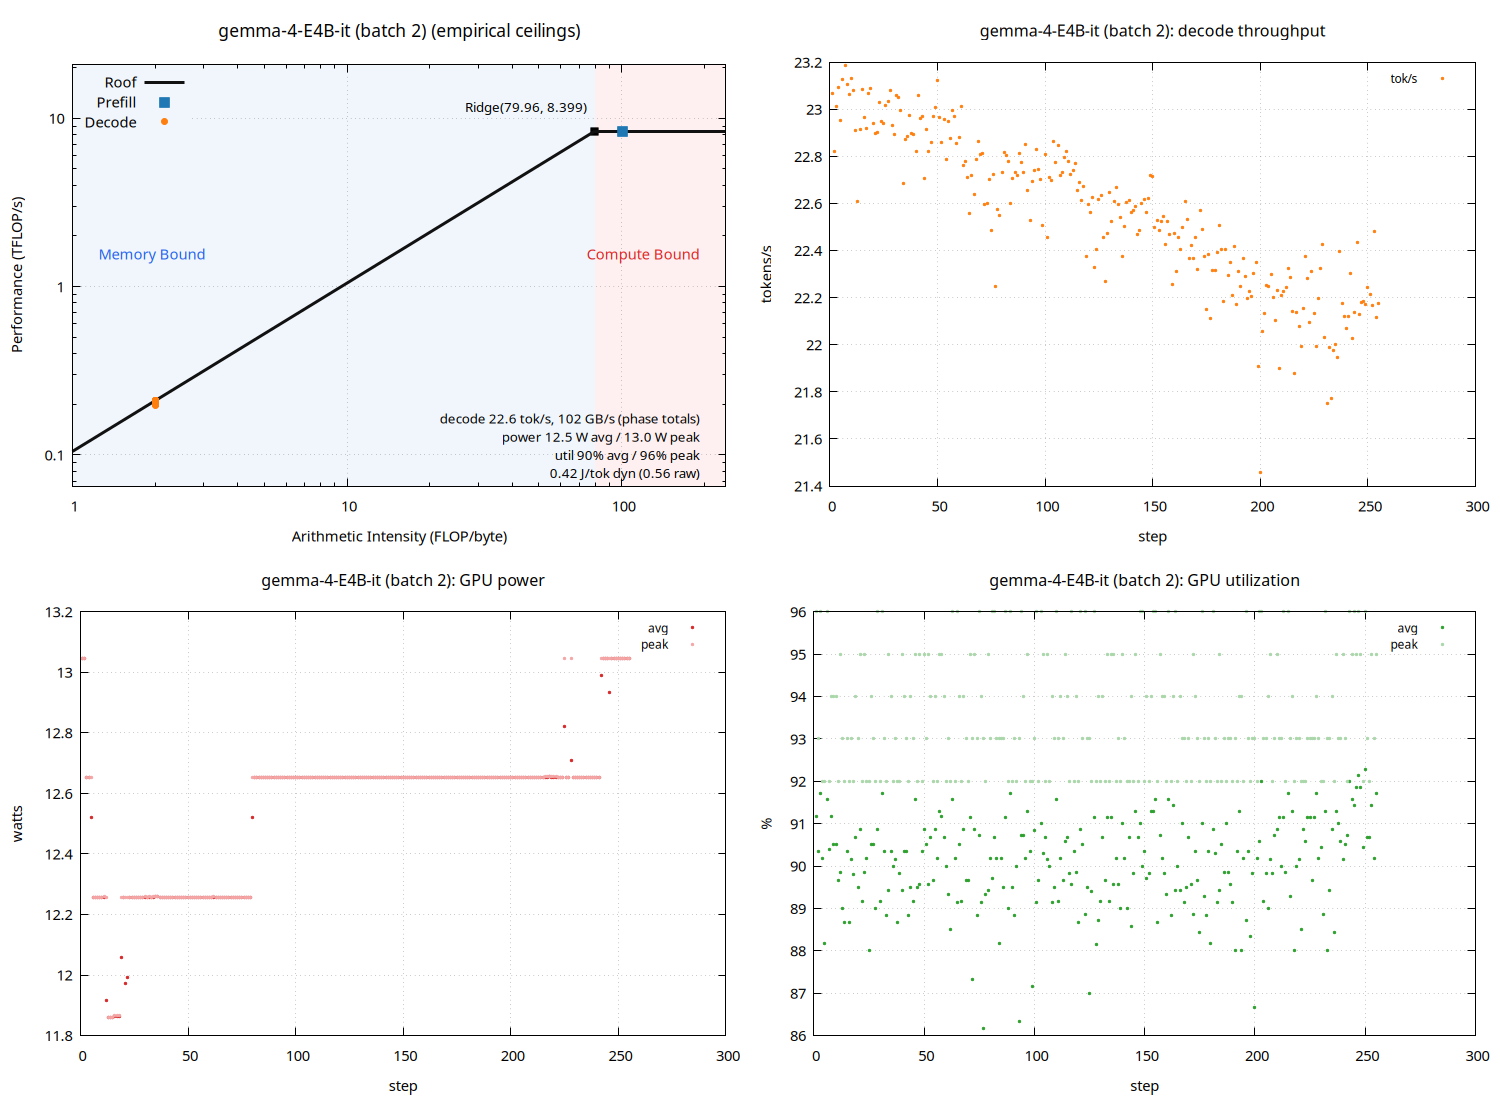

Source code (gnuplot):
set terminal pngcairo size 1500,1100 enhanced font 'Sans,11'
set output 'sweep_thor_tf/gemma_b002_roofline.png'
set datafile separator "\t"
set datafile missing 'NaN'
set multiplot layout 2,2
unset label
unset object
unset arrow
set title "gemma-4-E4B-it (batch 2) (empirical ceilings)" font ',13'
set xlabel "Arithmetic Intensity (FLOP/byte)"
set ylabel "Performance (TFLOP/s)"
set logscale xy
set xrange [1:239.881]
set yrange [0.0653688:20.9983]
set grid xtics ytics
set key top left
set object 1 rectangle from graph 0, graph 0 to first 79.9604, graph 1 \
    fillcolor rgb '#dce9f7' fillstyle solid 0.45 noborder behind
set object 2 rectangle from first 79.9604, graph 0 to graph 1, graph 1 \
    fillcolor rgb '#fbdcdc' fillstyle solid 0.45 noborder behind
set label 1 "Memory Bound" at graph 0.04, graph 0.55 left \
    textcolor rgb '#2563eb' font ',11'
set label 2 "Compute Bound" at graph 0.96, graph 0.55 right \
    textcolor rgb '#dc2626' font ',11'
set label 3 "Ridge(79.96, 8.399)" \
    at first 79.9604, first 8.39931 right \
    point pointtype 5 pointsize 1.2 \
    offset character -1.5, character 1 font ',10'
set label 4 "decode 22.6 tok/s, 102 GB/s (phase totals)\npower 12.5 W avg / 13.0 W peak\nutil 90% avg / 96% peak\n0.42 J/tok dyn (0.56 raw)" at graph 0.96, graph 0.16 right font ',10'
peak_t = 8.39931
peak_b = 105.043
roof(x) = (x * peak_b / 1000.0 < peak_t) ? x * peak_b / 1000.0 : peak_t
plot roof(x) with lines linewidth 3 linecolor rgb '#111111' title 'Roof', \
     'sweep_thor_tf/gemma_b002_roofline.dat' using 3:(strcol(2) eq 'prefill' ? $4 : 1/0) with points \
         pointtype 5 pointsize 1.6 linecolor rgb '#1f77b4' title 'Prefill', \
     'sweep_thor_tf/gemma_b002_roofline.dat' using 3:(strcol(2) eq 'decode' ? $4 : 1/0) with points \
         pointtype 7 pointsize 1.0 linecolor rgb '#ff7f0e' title 'Decode'

unset label
unset object
unset arrow
unset logscale
set xrange [*:*]
set yrange [*:*]
set title "gemma-4-E4B-it (batch 2): decode throughput" font ',12'
set xlabel "step"
set ylabel "tokens/s"
set grid xtics ytics
set key top right font ',9'
plot 'sweep_thor_tf/gemma_b002_roofline.dat' using 1:(strcol(2) eq 'decode' ? $5 : 1/0) with points pointtype 7 pointsize 0.4 linecolor rgb '#ff7f0e' title 'tok/s'

unset label
unset object
unset arrow
unset logscale
set xrange [*:*]
set yrange [*:*]
set title "gemma-4-E4B-it (batch 2): GPU power" font ',12'
set xlabel "step"
set ylabel "watts"
set grid xtics ytics
set key top right font ',9'
plot 'sweep_thor_tf/gemma_b002_roofline.dat' using 1:(strcol(2) eq 'decode' ? $6 : 1/0) with points pointtype 7 pointsize 0.4 linecolor rgb '#d62728' title 'avg', \
     'sweep_thor_tf/gemma_b002_roofline.dat' using 1:(strcol(2) eq 'decode' ? $8 : 1/0) with points pointtype 7 pointsize 0.4 linecolor rgb '#f4a6a6' title 'peak'

unset label
unset object
unset arrow
unset logscale
set xrange [*:*]
set yrange [*:*]
set title "gemma-4-E4B-it (batch 2): GPU utilization" font ',12'
set xlabel "step"
set ylabel "%"
set grid xtics ytics
set key top right font ',9'
plot 'sweep_thor_tf/gemma_b002_roofline.dat' using 1:(strcol(2) eq 'decode' ? $7 : 1/0) with points pointtype 7 pointsize 0.4 linecolor rgb '#2ca02c' title 'avg', \
     'sweep_thor_tf/gemma_b002_roofline.dat' using 1:(strcol(2) eq 'decode' ? $9 : 1/0) with points pointtype 7 pointsize 0.4 linecolor rgb '#a9d7a9' title 'peak'

unset multiplot
